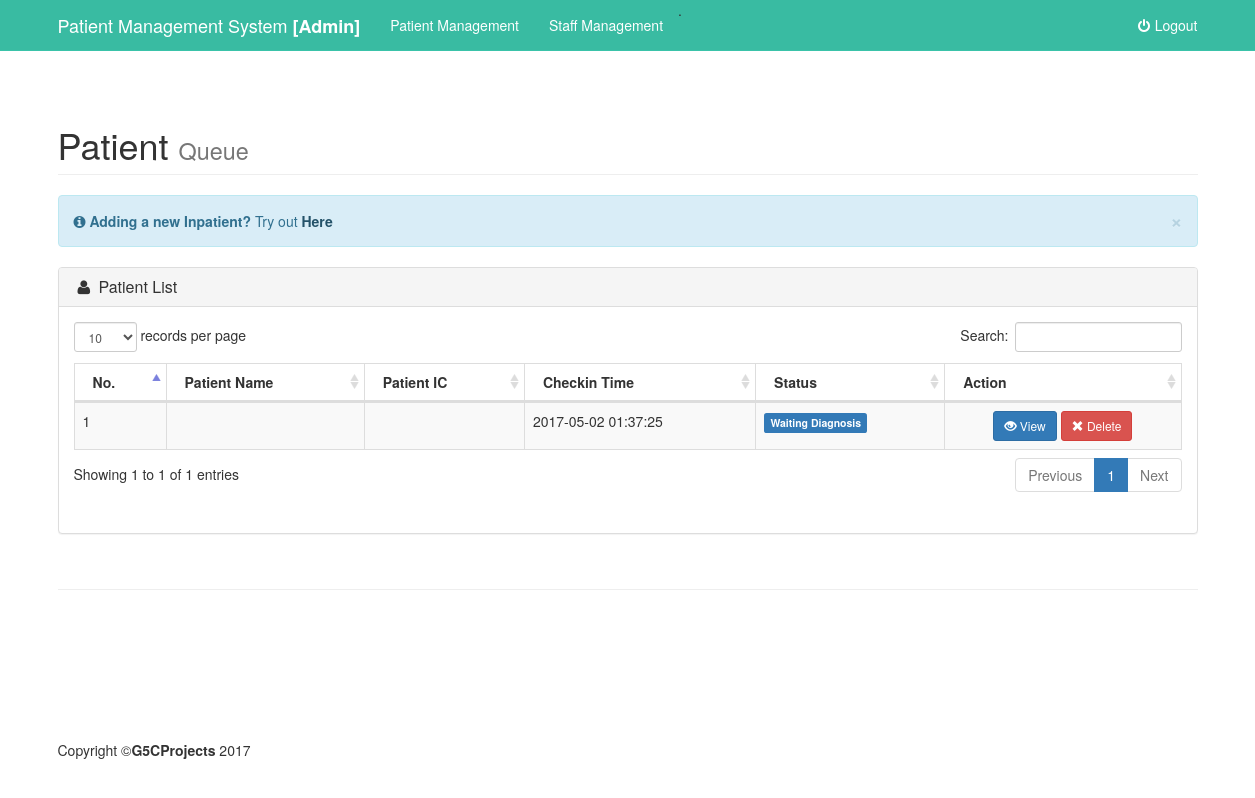
The app's page /admin (signed in), older data.
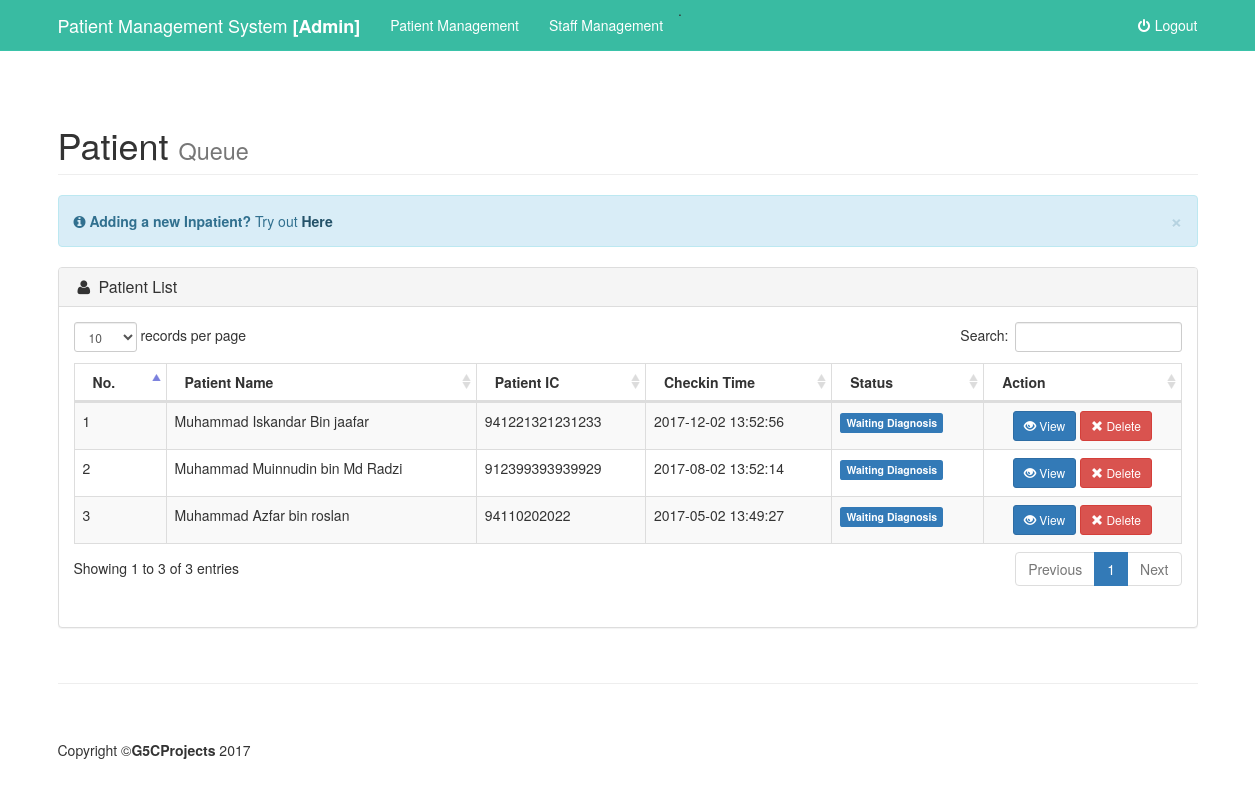
The same page, newer data.
### tables this page shows
CREATE TABLE `diagnosis` (
  `diagnosisID` int(50) NOT NULL,
  `patientID` int(50) NOT NULL,
  `staffID` int(50) NOT NULL,
  `content` text NOT NULL,
  `medication` text NOT NULL,
  `checkin` timestamp NOT NULL DEFAULT CURRENT_TIMESTAMP ON UPDATE CURRENT_TIMESTAMP,
  `statusID` int(10) NOT NULL
);

CREATE TABLE `status` (
  `statusID` int(11) NOT NULL,
  `statusName` varchar(25) NOT NULL
);

CREATE TABLE `patient` (
  `patientID` int(50) NOT NULL,
  `patientName` varchar(50) NOT NULL,
  `patientIc` varchar(15) NOT NULL,
  `patientAddress` varchar(50) NOT NULL,
  `patientPhoneNumber` varchar(13) NOT NULL
);

### admin/index.php (the view, shortened to what this page needs)
<?php
include '../include/db.php';
$sql2 = "SELECT DISTINCT d.patientID as pid,d.diagnosisID as did,d.checkin as timecheckin,d.statusID as status ,patient.patientID,patient.patientName as name ,patient.patientIc as ic, status.statusName as sname ,status.statusID as statid
FROM diagnosis d
join patient on d.patientID = patient.patientID
join status on d.statusID = status.statusID
WHERE status.statusName != 'Complete' ORDER BY did DESC";
$result2 = mysqli_query($connect,$sql2);
?>
   <?php include "include/header.php"; ?>
    <div class="container">
       <div class="row">
                    <div class="col-lg-12">
                        <h1 class="page-header">
                            Patient <small>Queue</small>
                        </h1>
                    </div>
                </div>
               <div class="row">
                    <div class="col-lg-12">
                        <div class="alert alert-info alert-dismissable">
                            <button type="button" class="close" data-dismiss="alert" aria-hidden="true">&times;</button>
                            <i class="fa fa-info-circle"></i>  <strong>Adding a new Inpatient?</strong> Try out <a href = "patient.php" class="alert-link">Here</a>
                        </div>
                    </div>
                </div>
               <div class="row">
                    <div class="col-lg-12">
                        <div class="panel panel-default">
                            <div class="panel-heading">
                                <h3 class="panel-title"><i class="fa fa-user fa-fw"></i> Patient List</h3>
                            </div>
                            <div class="panel-body">
                                <div class="table">
                                     <div class="dataTable_wrapper">
                                    <table class="table table-striped table-bordered table-hover" id="dataTables-example">
                                        <thead>
                                            <tr>
                                                <th class="col-lg-1">No.</th>
                                                <th>Patient Name</th>
                                                <th>Patient IC</th>
                                                <th>Checkin Time</th>
                                                <th>Status</th>
                                                <th>Action</th>
                                             </tr>
                                        </thead>
                                        <tbody>
                                            <?php $total_rows = 1; while($row2 = mysqli_fetch_assoc($result2)){  ?>
                                              <tr>
                                                <td><?=$total_rows;?></td>
                                                <td><?php echo $row2['name']; ?></td>
                                                <td><?php echo $row2['ic']; ?></td>
                                                <td><?php  echo $row2['timecheckin'];?></td>
                                                <td><?php switch($row2['statid']){
                                                        case 1 : echo '<span class="label label-primary">'; echo $row2['sname']; echo '</span>'; break;
                                                        }?></td>
                                                <td ><center>
                                                    <a  class = "btn btn-primary btn-sm"  href="view.php?id=<?=$row2['did'];?>" data-toggle="tooltip" data-placement="top" title="Attended"><span class="glyphicon glyphicon-eye-open" ></span> View </a>
                                                    <a   id = "confirmation"  class = "btn btn-danger btn-sm" href="del.php?id=<?=$row2['did'];?>&t=p"  title="Cancel"><span class="glyphicon glyphicon-remove" aria-hidden="true"></span>  Delete</a></center></td>
                                              </tr>
                                             <?php $total_rows++; }  ?>
                                        </tbody>
                                    </table>
                                </div>
                            </div>
                        </div>
                    </div>
                </div>
            </div>
    </div>
    <?php include "include/footer.php"; ?>

Row changes from the older to the newer data that the page shows:
no longer on this page (row edited): diagnosis: checkin "2017-05-02 01:37:25", statusID.statusName "Waiting Diagnosis"
added diagnosis: patientID.patientName "Muhammad Iskandar Bin jaafar", patientID.patientIc "941221321231233", checkin "2017-12-02 13:52:56", statusID.statusName "Waiting Diagnosis"
added diagnosis: patientID.patientName "Muhammad Muinnudin bin Md Radzi", patientID.patientIc "912399393939929", checkin "2017-08-02 13:52:14", statusID.statusName "Waiting Diagnosis"
added diagnosis: patientID.patientName "Muhammad Azfar bin roslan", patientID.patientIc "94110202022", checkin "2017-05-02 13:49:27", statusID.statusName "Waiting Diagnosis"
Text that changed along with them:
text written by a page script: "records per page Search: Showing 1 to 1 of 1 entries Previous 1 Next" → "records per page Search: Showing 1 to 3 of 3 entries Previous 1 Next"
